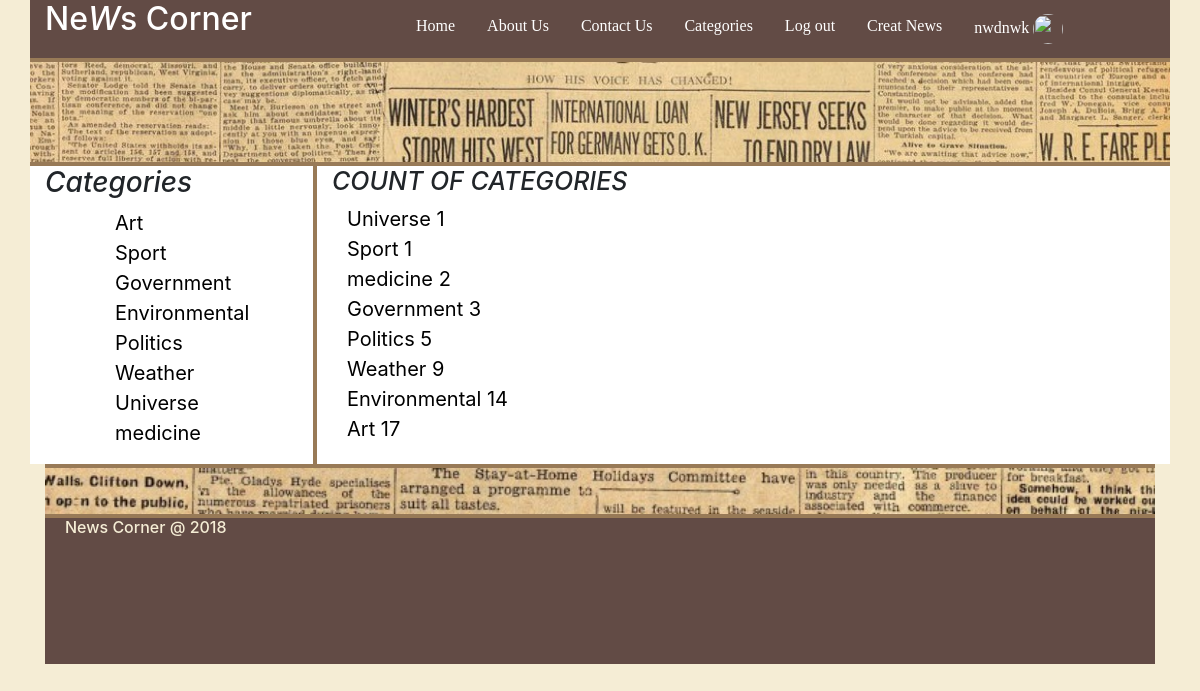
/category_nav.php (signed in), run on the app's committed database.
### tables this page shows
CREATE TABLE `registr_s` (
  `id` int(11) NOT NULL,
  `f_name` varchar(50) NOT NULL,
  `l_name` varchar(50) NOT NULL,
  `email` varchar(320) NOT NULL,
  `password` varchar(40) NOT NULL,
  `profile_path` varchar(255) NOT NULL,
  `country_id` int(11) NOT NULL,
  `registr_date` date NOT NULL
);

CREATE TABLE `categories` (
  `id` int(11) NOT NULL,
  `title` varchar(255) NOT NULL
);

### cookies_sessions/session_on.php (called while the page is built, shortened)
<?php
function check_session(){
    if(isset($_SESSION['id'])) {
        return true;
    }
    return false;
}

### components/db.php (called while the page is built, shortened)
<?php
class Database
{
    public function is_serialized($data, &$result = null)
    {
        $data = trim($data);
        if (strlen($data) < 4) {
            return false;
        }
        if ($data[1] !== ':') {
            return false;
        }
        return false;
    }
}

### category_nav.php (the view, shortened to what this page needs)
<?php
require_once 'components/db_functions.php';
require_once 'layouts/header.php';
?>
<?php
$sql_count = "select cat.id,cat.title, COUNT(*) as count from categories as cat left join news as new on cat.id = new.category_id GROUP BY cat.title  ORDER BY count ASC";
$stmt_count = $conn->query($sql_count);
$counts = $stmt_count->fetchAll();
?>
<?php
require_once 'layouts/left-sidebar.php';
?>
    <div class="col-md-9 right ">
        <h2 class="about_info"> Count of Categories</h2>
            <?php foreach ($counts as $count): ?>
                <div class="col-md-3   col-xs-3 col-sm-3 ">
                    <div class="cat_nav">
                        <a href="category.php?id=<?php echo $count['id']; ?>"><?= $count['title'] . " "; ?><?= $count['count']; ?></a>
                    </div>
                </div>
            <?php endforeach; ?>
        </div>
    </div>
<?php require_once 'layouts/footer.php'; ?>

### layouts/header.php (shortened to what this page needs)
<?php
include_once "cookies_sessions/session_on.php";
include_once 'components/db_functions.php';
if(isset ($_SESSION['id'])) {
    $user_id = $_SESSION['id'];
}else{
    $user_id = "";
}
$stmt = $conn->query("select * from registr_s where id = '$user_id'"  );
$data = $stmt->fetch(PDO::FETCH_ASSOC);
?>
<!DOCTYPE html>
<html lang="en">
<head>
    <link rel="stylesheet" href="css/bootstrap.css">
    <link rel="stylesheet" href="css/style.css">
    <link rel="stylesheet" href="css/fontawesome.css">
</head>
<body>
<div class="container-fluid ">
    <div class="container header ">
        <div class="navigation">
            <nav class="row ">
                <div class="col-md-3  col-xs-3 nav_bottom left_header" id="logo"><a href="index.php"><h2 >Ne<i>W</i>s Corner</h2></a></div>
                <div class="col-md-9 col-xs-9 nav_bottom right_header">
                    <ul>
                        <li class="nav"><a class="nav_href" href="index.php">Home</a></li>
                        <li class="nav"><a class="nav_href" href="about_us.php">About Us</a></li>
                        <li class="nav"><a class="nav_href" href="contact.php">Contact Us</a></li>
                        <li class="nav"><a class="nav_href" href="category_nav.php">Categories</a></li>
                        <?php
                        if (check_session()): ?>
                            <li class="nav"><a class="nav_href" href="log_out.php">Log out</a></li>
                            <li class="nav"><a class="nav_href" href="admin.php">Creat News</a></li>
                            <li class="nav"><a class="nav_href" href="welcome.php" title = "Profile">
                                    <?= $data['f_name']?>
                                    <img  class="profile_image"  src="uploads/profiles/<?php echo $data['profile_path']  ?>" alt="">
                                </a></li>
                        <?php else: ?>
                            <li class="nav"><a class="nav_href" href="sign_up.php">Sign up</a></li>
                            <li class="nav" ><a class="nav_href" href="log_in.php">Log in</a></li>
                        <?php endif; ?>
                    </ul>
                </div>
                <div class="container header_background_image"></div>
            </nav>
        </div>
    </div>

### layouts/left-sidebar.php (shortened to what this page needs)
<?php
$stmt = $conn->query("SELECT * FROM categories");
$data = $stmt->fetchAll(PDO::FETCH_ASSOC);
include_once "components/db.php";
?>
<div class="container">
    <div class="row">
        <div class="col-md-3 left">
            <h3 style="font-style: italic" class="cat">Categories</h3>
            <ul class="category_nav" id="sortable">
            <?php foreach ($data as $value):?>
                    <li><a href="category.php?id=<?= $value['id']
                        ?>"><?= $value['title']?></a> </li>
                <?php endforeach;?>
            </ul>
        </div>

### css/style.css (style rules this page uses)
body { background:#F5EDD5; outline:none !important; padding:0; margin:0; }
.cat_nav a { color:black; text-decoration:none; font-size: 20px; }
ul { list-style-type: none; margin-left: 70px; padding: 0; }
li { list-style-type: none; }
.nav { float: left; }
.nav a { display: block; color: white; text-align: center; padding: 14px 16px; text-decoration: none; font-family: "Verdana"; }
.category_nav li a { color:black; text-decoration:none; font-size: 20px; }
.left { background: #FFFFFF; border-right:2px solid #987A57; }
.right { background: #FFFFFF; border-left:2px solid #987A57; }
.header { background-color: #624B45; border-bottom: 4px solid #987A57; }
.nav_bottom { border-bottom: 4px solid #987A57; }
#logo a { color: white; }
#logo a h2 { -webkit-animation-name: example; -webkit-animation-duration: 10s; animation-name: example; animation-duration: 10s; }
.nav .profile_image { width:30px; height:30px; border-radius:50%; overflow: hidden; object-fit: cover; }
.header_background_image { background-image: url("../images/news_header.jpg"); height:100px; background-repeat:no-repeat ; background-size: cover; }
.about_info { text-transform:uppercase; font-style: italic; font-size:25px; }
.cat { position: relative; -webkit-animation-name: example; -webkit-animation-duration: 4s; animation-name: example_cat; animation-duration: 4s; }

### data on the page
registr_s: f_name "nwdnwk"
categories: title "Art", count "17"
categories: title "Sport", count "1"
categories: title "Government", count "3"
categories: title "Environmental", count "14"
categories: title "Politics", count "5"
categories: title "Weather", count "9"
categories: title "Universe", count "1"
categories: title "medicine", count "2"
